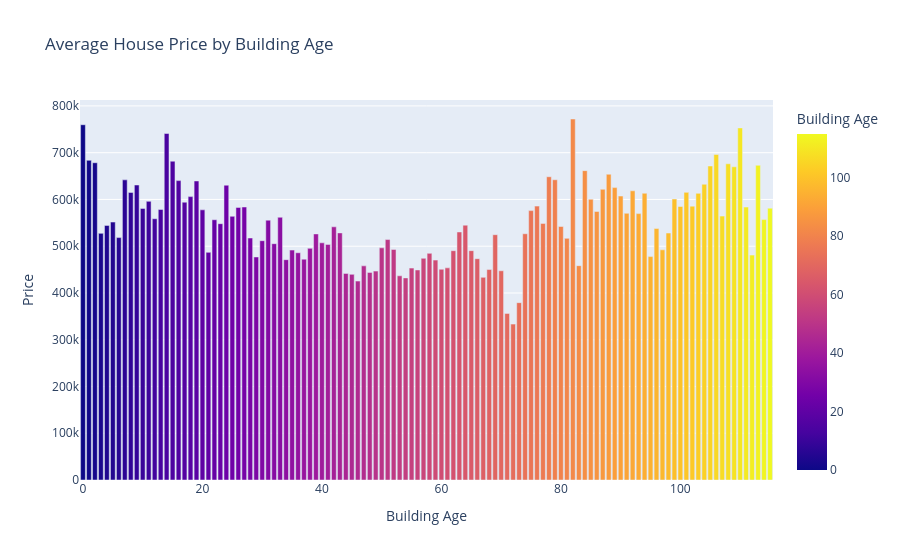

The code cell stored with this chart in its notebook:
### Markdown cell above
### Building Age
House prices are influenced by building age, as newer homes are typically priced higher due to modern features and better condition, while older homes, despite needing repairs, may still command higher prices if located in desirable areas.

### Code cell
# Calculate the building age based on the 'yr_built' column, assuming 2015 is the reference year
df['building_age'] = 2015 - df['yr_built']

# Compute the average price for each building age
price_with_building_age = pd.DataFrame({
    'Building Age': sorted(df['building_age'].unique()), 
    'Price': df.groupby('building_age')['price'].mean()
})

# Plot a bar chart to show average house price for each building age
px.bar(price_with_building_age, x='Building Age', y='Price', color='Building Age', 
       title='Average House Price by Building Age')

### Figure 1 — Plotly figure (JSON) as saved in the notebook; plotly's stock layout.template omitted (floating-point values rounded to 4 significant figures)
{"data": [{"alignmentgroup": "True", "hovertemplate": "Building Age=%{marker.color}<br>Price=%{y}<extra></extra>", "legendgroup": "", "marker": {"color": [0, 1, 2, 3, 4, 5, 6, 7, 8, 9, 10, 11, 12, 13, 14, 15, 16, 17, 18, 19, 20, 21, 22, 23, 24, 25, 26, 27, 28, 29, 30, 31, 32, 33, 34, 35, 36, 37, 38, 39, 40, 41, 42, 43, 44, 45, 46, 47, 48, 49, 50, 51, 52, 53, 54, 55, 56, 57, 58, 59, 60, 61, 62, 63, 64, 65, 66, 67, 68, 69, 70, 71, 72, 73, 74, 75, 76, 77, 78, 79, 80, 81, 82, 83, 84, 85, 86, 87, 88, 89, 90, 91, 92, 93, 94, 95, 96, 97, 98, 99, 100, 101, 102, 103, 104, 105, 106, 107, 108, 109, 110, 111, 112, 113, 114, 115], "coloraxis": "coloraxis", "pattern": {"shape": ""}}, "name": "", "offsetgroup": "", "orientation": "v", "showlegend": false, "textposition": "auto", "type": "bar", "x": [0, 1, 2, 3, 4, 5, 6, 7, 8, 9, 10, 11, 12, 13, 14, 15, 16, 17, 18, 19, 20, 21, 22, 23, 24, 25, 26, 27, 28, 29, 30, 31, 32, 33, 34, 35, 36, 37, 38, 39, 40, 41, 42, 43, 44, 45, 46, 47, 48, 49, 50, 51, 52, 53, 54, 55, 56, 57, 58, 59, 60, 61, 62, 63, 64, 65, 66, 67, 68, 69, 70, 71, 72, 73, 74, 75, 76, 77, 78, 79, 80, 81, 82, 83, 84, 85, 86, 87, 88, 89, 90, 91, 92, 93, 94, 95, 96, 97, 98, 99, 100, 101, 102, 103, 104, 105, 106, 107, 108, 109, 110, 111, 112, 113, 114, 115], "xaxis": "x", "y": [759800.0, 683700.0, 678500.0, 527400.0, 544522, 551600.0, 518400.0, 641900.0, 615000.0, 630900.0, 580800.0, 596000.0, 558700.0, 578600.0, 741000.0, 681800.0, 640300.0, 594200.0, 606100.0, 639500.0, 577800.0, 486800.0, 556600.0, 548200.0, 630400.0, 564000.0, 583000.0, 583900.0, 517600.0, 477000.0, 511800.0, 555700.0, 505400.0, 561900.0, 471200.0, 491700.0, 486000.0, 472300.0, 495500.0, 526300.0, 507200.0, 503900.0, 541500.0, 528500.0, 441900.0, 439800.0, 425400.0, 458000.0, 444000.0, 446700.0, 496500.0, 514200.0, 493100.0, 436700.0, 432200.0, 453200.0, 449200.0, 474100.0, 484700.0, 470300.0, 450700.0, 453700.0, 490400.0, 530400.0, 545000.0, 490500.0, 473300.0, 433400.0, 450100.0, 524600.0, 447500.0, 356300.0, 333400.0, 379300.0, 526600.0, 576100.0, 585700.0, 548800.0, 648500.0, 642135, 542200.0, 516800.0, 772050, 458400.0, 661600.0, 600400.0, 574300.0, 621700.0, 653900.0, 625300.0, 607200.0, 570400.0, 618500.0, 569700.0, 613200.0, 477800.0, 537800.0, 492200.0, 528100.0, 600900.0, 584900.0, 615200.0, 585700.0, 613000.0, 632500.0, 671500.0, 696100.0, 564300.0, 676300.0, 669800.0, 753000.0, 583800.0, 481000.0, 673000.0, 556900.0, 581400.0], "yaxis": "y"}], "layout": {"barmode": "relative", "coloraxis": {"colorbar": {"title": {"text": "Building Age"}}, "colorscale": [[0, "#0d0887"], [0.1111, "#46039f"], [0.2222, "#7201a8"], [0.3333, "#9c179e"], [0.4444, "#bd3786"], [0.5556, "#d8576b"], [0.6667, "#ed7953"], [0.7778, "#fb9f3a"], [0.8889, "#fdca26"], [1, "#f0f921"]]}, "legend": {"tracegroupgap": 0}, "title": {"text": "Average House Price by Building Age"}, "xaxis": {"anchor": "y", "domain": [0, 1], "title": {"text": "Building Age"}}, "yaxis": {"anchor": "x", "domain": [0, 1], "title": {"text": "Price"}}}}
